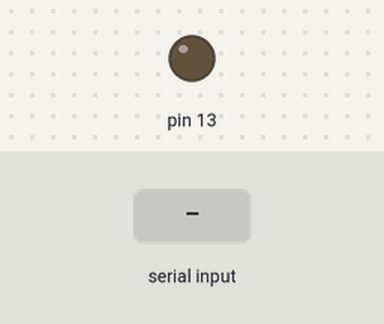
Bench run of a sketch on a simulated Arduino Uno, built with avr-gcc and run on an emulated ATmega328P. On the bench: output pins drawn as LEDs (lit = HIGH). Inputs (shaded band) come from the test bench.

Above: at 1.2 s.
1.3 s: "A" received over Serial
At 1.6 s:
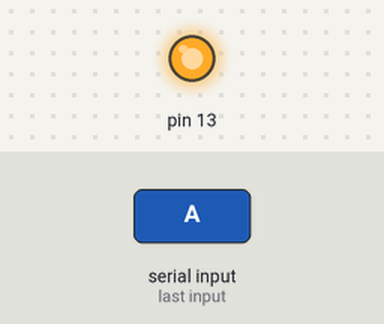
Timing chart, 0 to 4.3 s (numbered marks = the images above; inputs shaded):
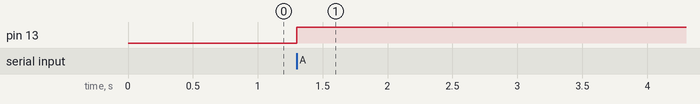

Measured:
- after the input at 1.3 s, pin 13: LOW → HIGH at once

The sketch:

1_Chennal.ino
```cpp
int State = 0;
void setup()
{
  Serial.begin(9600);
  pinMode(13,OUTPUT);
  }

void loop()
{
  if(Serial.available())
  {
    int Tony = Serial.read();

    if (Tony == 'A')
    {
      State = ~State;
      digitalWrite(13,State);
      delay(500);
    }
  }
}
```
